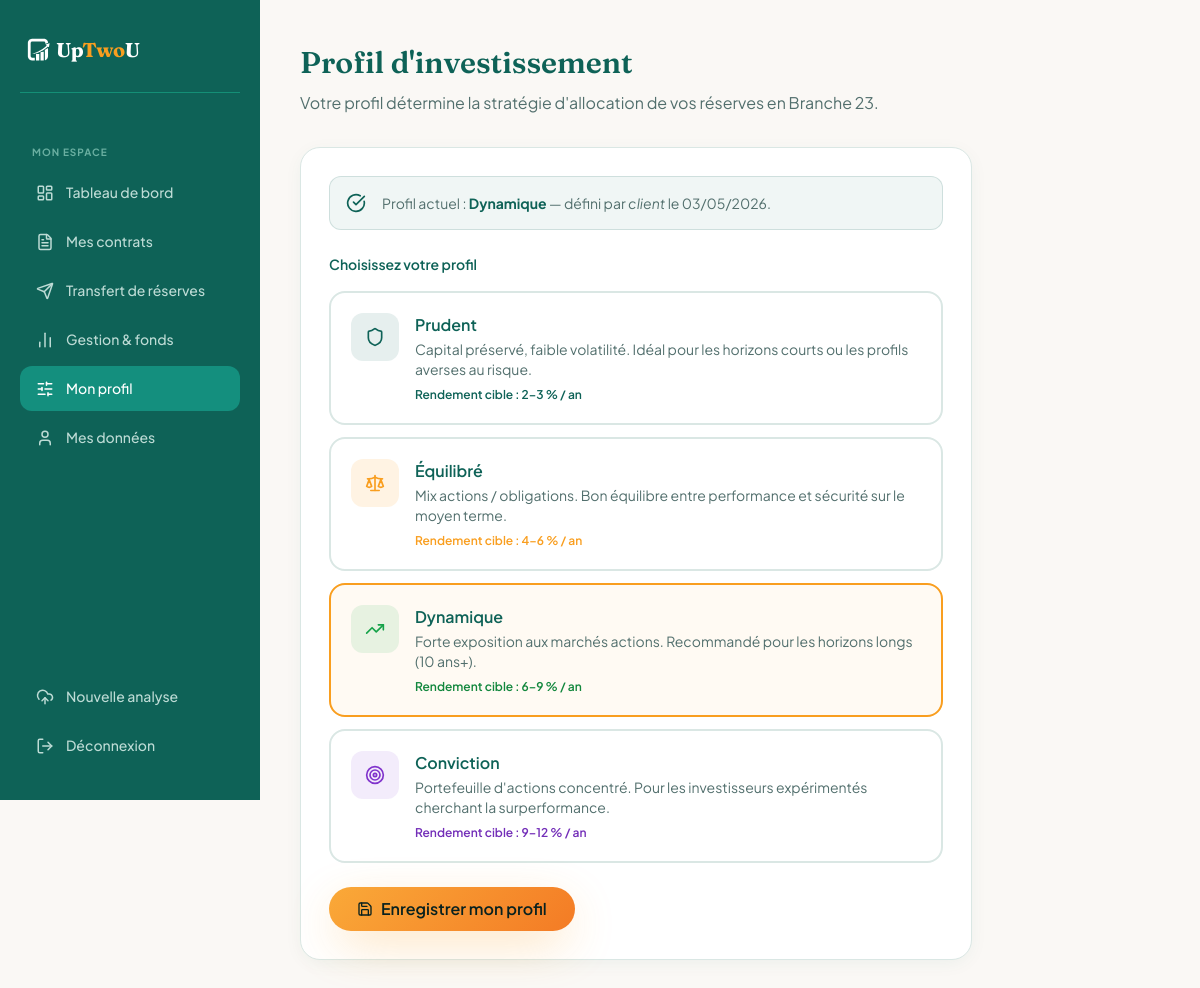
The page /client/profil (signed in) on the database its author committed.
### models.py (models this page shows, shortened)
class Client(db.Model):
    __tablename__ = 'client'
    id = db.Column(db.Integer, primary_key=True)
    user_id = db.Column(db.Integer, db.ForeignKey('user.id'), nullable=False)
    nom = db.Column(db.String(100))
    prenom = db.Column(db.String(100))
    date_naissance = db.Column(db.String(10))   # JJ/MM/AAAA
    sexe = db.Column(db.String(1))              # 'F' | 'M'
    niss = db.Column(db.String(20))
    adresse = db.Column(db.String(200))
    ville = db.Column(db.String(100))
    code_postal = db.Column(db.String(10))
    telephone = db.Column(db.String(20))
    iban = db.Column(db.String(34))
    beneficiaire_vie = db.Column(db.String(200))    # en cas de vie
    beneficiaire_1 = db.Column(db.String(200))      # en cas de décès — 1er
    beneficiaire_2 = db.Column(db.String(200))      # en cas de décès — 2ème
    profil_risque = db.Column(db.String(20))    # prudent | equilibre | dynamique | conviction
    profil_choisi_par = db.Column(db.String(20))  # client | courtier
    profil_date = db.Column(db.DateTime)
    pays = db.Column(db.String(100), default='Belgique')
    kyc_verifie = db.Column(db.Boolean, default=False)
    kyc_document = db.Column(db.String(200))      # filename of uploaded ID
    frais_acceptes = db.Column(db.Boolean, default=False)
    questionnaire_score = db.Column(db.Integer)   # raw score 0-18
    contrats = db.relationship('Contrat', backref='client', lazy=True)
    analyses = db.relationship('Analyse', backref='client', lazy=True)

### app.py (the view, shortened to what this page needs)
@app.route("/client/profil", methods=["GET", "POST"])
@login_required
@client_required
def client_profil():
    client = current_user.client_profile
    form = ProfilForm()
    if request.method == 'GET':
        form.profil.data = client.profil_risque
    return render_template("client/profil.html", client=client, form=form)

### app.py (called while the page is built)
@login_manager.user_loader
def load_user(user_id):
    return db.session.get(User, int(user_id))

def client_required(f):
    @wraps(f)
    def decorated(*args, **kwargs):
        if not current_user.is_authenticated or current_user.role != 'client':
            flash("Accès réservé aux clients.", "error")
            return redirect(url_for('index'))
        return f(*args, **kwargs)
    return decorated

### templates/client/profil.html (shortened to what this page needs)
{% extends "client/_base.html" %}
{% block content %}
<div class="dashboard-header">
  <h1>Profil d'investissement</h1>
  <p>Votre profil détermine la stratégie d'allocation de vos réserves en Branche 23.</p>
</div>
<div class="dashboard-card max-w-2xl">
  {% if client.profil_risque %}
  <div class="flex items-center gap-4 mb-6 p-4 rounded-xl" style="background:hsl(172 75% 22% / 0.06);border:1px solid hsl(172 75% 22% / 0.15);">
    <i data-lucide="check-circle" style="width:1.25rem;height:1.25rem;flex-shrink:0;color:var(--primary);"></i>
    <p class="text-sm text-muted">
      Profil actuel : <strong class="text-primary capitalize">{{ client.profil_risque }}</strong>
      — défini par <em>{{ client.profil_choisi_par }}</em>
      {% if client.profil_date %}le {{ client.profil_date.strftime('%d/%m/%Y') }}{% endif %}.
    </p>
  </div>
  {% endif %}
  <form method="POST" id="profil-form">
    <p class="form-label mb-4">Choisissez votre profil</p>
    <div class="flex flex-col gap-3" id="profil-cards">
      <label class="profil-card {% if client.profil_risque == 'prudent' %}selected{% endif %}" id="card-prudent">
        <div class="flex items-start gap-4">
          <div class="h-12 w-12 rounded-xl grid place-items-center flex-shrink-0" style="background:hsl(172 75% 22% / 0.1);">
            <i data-lucide="shield" style="width:1.25rem;height:1.25rem;color:var(--primary);"></i>
          </div>
          <div>
            <p class="font-semibold text-primary">Prudent</p>
            <p class="text-sm text-muted mt-0.5">Capital préservé, faible volatilité. Idéal pour les horizons courts ou les profils averses au risque.</p>
            <p class="text-xs font-semibold mt-2" style="color:var(--primary);">Rendement cible : 2–3 % / an</p>
          </div>
        </div>
      </label>
      <label class="profil-card {% if client.profil_risque == 'equilibre' %}selected{% endif %}" id="card-equilibre">
        <div class="flex items-start gap-4">
          <div class="h-12 w-12 rounded-xl grid place-items-center flex-shrink-0" style="background:hsl(35 95% 55% / 0.12);">
            <i data-lucide="scale" style="width:1.25rem;height:1.25rem;color:var(--accent);"></i>
          </div>
          <div>
            <p class="font-semibold text-primary">Équilibré</p>
            <p class="text-sm text-muted mt-0.5">Mix actions / obligations. Bon équilibre entre performance et sécurité sur le moyen terme.</p>
            <p class="text-xs font-semibold mt-2" style="color:var(--accent);">Rendement cible : 4–6 % / an</p>
          </div>
        </div>
      </label>
      <label class="profil-card {% if client.profil_risque == 'dynamique' %}selected{% endif %}" id="card-dynamique">
        <div class="flex items-start gap-4">
          <div class="h-12 w-12 rounded-xl grid place-items-center flex-shrink-0" style="background:hsl(142 76% 36% / 0.1);">
            <i data-lucide="trending-up" style="width:1.25rem;height:1.25rem;color:hsl(142 76% 36%);"></i>
          </div>
          <div>
            <p class="font-semibold text-primary">Dynamique</p>
            <p class="text-sm text-muted mt-0.5">Forte exposition aux marchés actions. Recommandé pour les horizons longs (10 ans+).</p>
            <p class="text-xs font-semibold mt-2" style="color:hsl(142 76% 30%);">Rendement cible : 6–9 % / an</p>
          </div>
        </div>
      </label>
      <label class="profil-card {% if client.profil_risque == 'conviction' %}selected{% endif %}" id="card-conviction">
        <div class="flex items-start gap-4">
          <div class="h-12 w-12 rounded-xl grid place-items-center flex-shrink-0" style="background:hsl(270 60% 55% / 0.1);">
            <i data-lucide="target" style="width:1.25rem;height:1.25rem;color:hsl(270 60% 50%);"></i>
          </div>
          <div>
            <p class="font-semibold text-primary">Conviction</p>
            <p class="text-sm text-muted mt-0.5">Portefeuille d'actions concentré. Pour les investisseurs expérimentés cherchant la surperformance.</p>
            <p class="text-xs font-semibold mt-2" style="color:hsl(270 60% 45%);">Rendement cible : 9–12 % / an</p>
          </div>
        </div>
      </label>
    </div>
    <button type="submit" class="btn btn-primary mt-6" style="height:2.75rem;padding:0 1.75rem;">
      <i data-lucide="save" style="width:1rem;height:1rem;margin-right:0.5rem;"></i>
      Enregistrer mon profil
    </button>
  </form>
</div>
{% endblock %}

### static/css/style.css (style rules this page uses)
:root { --background: hsl(40, 33%, 97%); --foreground: hsl(175, 60%, 8%); --card: hsl(0, 0%, 100%); --card-foreground: hsl(175, 60%, 8%); --primary: hsl(172, 75%, 22%); --primary-foreground: hsl(40, 33%, 97%); --primary-glow: hsl(165, 70%, 45%); --secondary: hsl(168, 30%, 92%); --secondary-foreground: hsl(172, 75%, 22%); --muted: hsl(40, 20%, 93%); --muted-foreground: hsl(175, 15%, 38%); --accent: hsl(35, 95%, 55%); --accent-foreground: hsl(175, 60%, 8%); --accent-soft: hsl(35, 95%, 92%); --border: hsl(168, 20%, 88%); --radius: 1rem; --shadow-glow: 0 20px 60px -15px hsl(172 75% 22% / 0.35); --shadow-accent: 0 15px 50px -10px hsl(35 95% 55% / 0.45); --shadow-soft: 0 8px 30px -8px hsl(172 75% 22% / 0.12); --shadow-card: 0 4px 20px -4px hsl(172 75% 22% / 0.08); }
*, *::before, *::after { box-sizing: border-box; }
html { scroll-behavior: smooth; }
body { margin: 0; background-color: var(--background); color: var(--foreground); font-family: "Plus Jakarta Sans", ui-sans-serif, system-ui, sans-serif; -webkit-font-smoothing: antialiased; }
.text-primary { color: var(--primary) !important; }
.text-muted { color: var(--muted-foreground) !important; }
.btn { display: inline-flex; align-items: center; justify-content: center; font-weight: 600; font-size: 0.875rem; transition: all 0.2s ease; cursor: pointer; text-decoration: none; border: none; outline: none; }
.btn-primary { background: linear-gradient(135deg, hsl(35 95% 60%) 0%, hsl(25 90% 55%) 100%); color: var(--accent-foreground); border-radius: 9999px; padding: 0 1.75rem; height: 3.5rem; font-size: 1rem; box-shadow: var(--shadow-accent); }
[data-lucide] { display: inline-block; vertical-align: middle; }
.dashboard-header { margin-bottom: 2rem; }
.dashboard-header h1 { font-family: "Fraunces", serif; font-size: 1.875rem; font-weight: 600; color: var(--primary); margin: 0; }
.dashboard-header p { color: var(--muted-foreground); margin: 0.375rem 0 0; }
.dashboard-card { background: var(--card); border: 1px solid var(--border); border-radius: 1.25rem; padding: 1.75rem; box-shadow: var(--shadow-card); }
.form-label { font-size: 0.875rem; font-weight: 600; color: var(--primary); }
.profil-card { border: 2px solid var(--border); border-radius: 1rem; padding: 1.25rem; cursor: pointer; transition: all 0.2s; background: white; }
.profil-card.selected { border-color: var(--accent); background: hsl(35 95% 55% / 0.05); }

### rows shown on the page
Client: profil_risque "Dynamique", profil_choisi_par "client", profil_date "03/05/2026"
